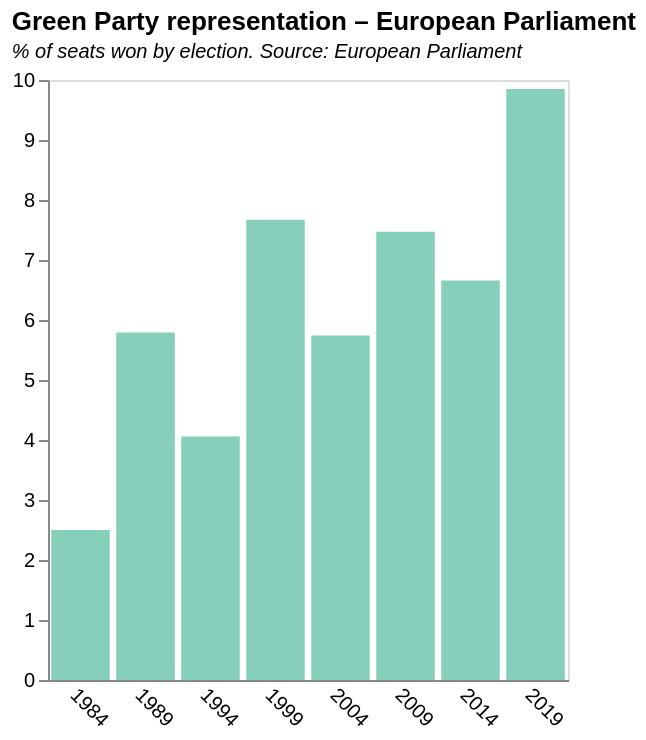

Write a Vega-Lite specification for this figure.
### Vega-Lite specification from a JSON file in a GitHub repository (floating-point values rounded to 4 significant figures)
{"$schema": "https://vega.github.io/schema/vega-lite/v5.json", "title": {"text": "Green Party representation – European Parliament ", "subtitle": "% of seats won by election. Source: European Parliament", "subtitleFontStyle": "italic", "subtitleFontSize": 10, "anchor": "start", "color": "black"}, "data": {"values": [{"Time": "1984", "Value": "2.5"}, {"Time": "1989", "Value": "5.79"}, {"Time": "1994", "Value": "4.06"}, {"Time": "1999", "Value": "7.67"}, {"Time": "2004", "Value": "5.74"}, {"Time": "2009", "Value": "7.47"}, {"Time": "2014", "Value": "6.66"}, {"Time": "2019", "Value": "9.85"}]}, "height": 300, "width": 260, "mark": {"type": "bar", "color": "#86d0bb"}, "encoding": {"x": {"field": "Time", "type": "nominal", "axis": {"title": null, "grid": false, "ticks": false, "labelAngle": 45}}, "y": {"field": "Value", "type": "quantitative", "title": "", "axis": {"grid": false}}}}
